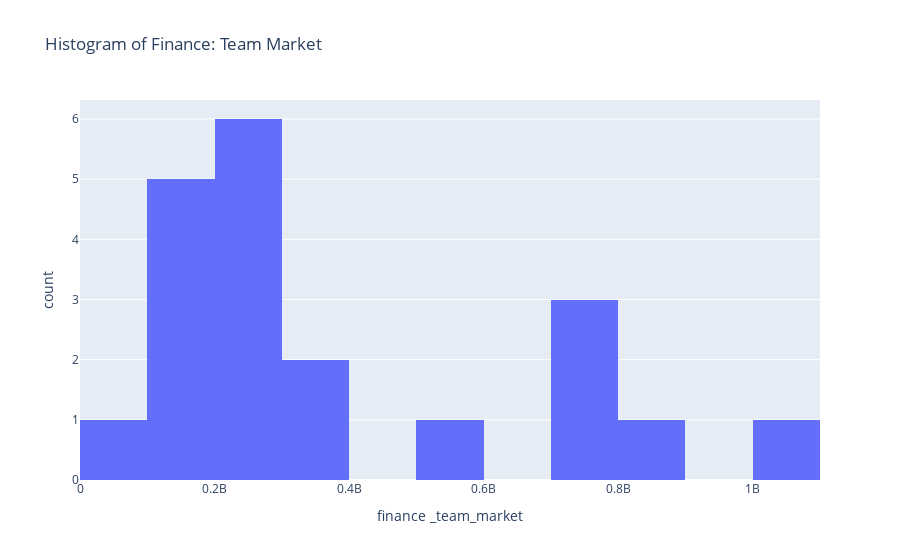

The code cell stored with this chart in its notebook:
### Markdown cell above
### Finance: Team Market

### Code cell
fig_3 = epl_dataset.plot.hist(x = 'finance _team_market', title = 'Histogram of Finance: Team Market', nbins = 10)
fig_3.show()

### Figure 1 — Plotly figure (JSON) as saved in the notebook; plotly's stock layout.template omitted (floating-point values rounded to 4 significant figures)
{"data": [{"alignmentgroup": "True", "bingroup": "x", "hovertemplate": "finance _team_market=%{x}<br>count=%{y}<extra></extra>", "legendgroup": "", "marker": {"color": "#636efa", "pattern": {"shape": ""}}, "name": "", "nbinsx": 10, "offsetgroup": "", "orientation": "v", "showlegend": false, "type": "histogram", "x": [1003200000, 836440000, 779460000, 735240000, 701800000, 550440000, 369600000, 305360000, 284240000, 234212000, 229240000, 223520000, 214060000, 200288000, 176440000, 160072000, 152680000, 152020000, 106920000, 85492000], "xaxis": "x", "yaxis": "y"}], "layout": {"barmode": "relative", "legend": {"tracegroupgap": 0}, "title": {"text": "Histogram of Finance: Team Market"}, "xaxis": {"anchor": "y", "domain": [0, 1], "title": {"text": "finance _team_market"}}, "yaxis": {"anchor": "x", "domain": [0, 1], "title": {"text": "count"}}}}
